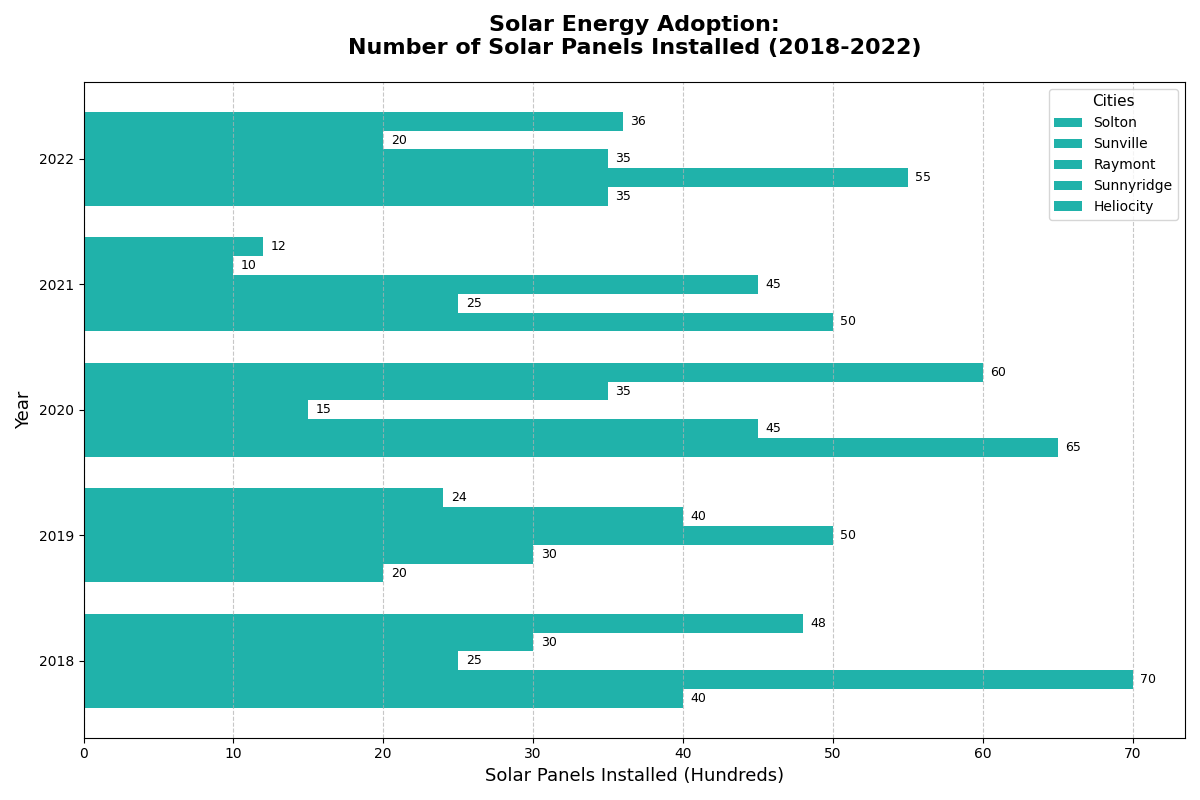

This chart was generated by the following Python code:
import matplotlib.pyplot as plt
import numpy as np

cities = ['Solton', 'Sunville', 'Raymont', 'Sunnyridge', 'Heliocity']
years = [2018, 2019, 2020, 2021, 2022]
solar_installs = np.array([
    [40, 20, 65, 50, 35],  # Solton - shuffled
    [70, 30, 45, 25, 55],  # Sunville - shuffled
    [25, 50, 15, 45, 35],  # Raymont - shuffled
    [30, 40, 35, 10, 20],  # Sunnyridge - shuffled
    [48, 24, 60, 12, 36]   # Heliocity - shuffled
])

bar_height = 0.15
y = np.arange(len(years))

fig, ax = plt.subplots(figsize=(12, 8))
single_color = '#20B2AA'

for i, city in enumerate(cities):
    ax.barh(y + i * bar_height, solar_installs[i], height=bar_height, label=city, color=single_color)

ax.set_title('Solar Energy Adoption:\nNumber of Solar Panels Installed (2018-2022)', fontsize=16, fontweight='bold', pad=20)
ax.set_ylabel('Year', fontsize=13)
ax.set_xlabel('Solar Panels Installed (Hundreds)', fontsize=13)
ax.set_yticks(y + bar_height * 2)
ax.set_yticklabels(years)
ax.legend(title='Cities', fontsize=10, title_fontsize='11')
ax.grid(axis='x', linestyle='--', alpha=0.7)

for i in range(len(cities)):
    for j in range(len(years)):
        ax.text(solar_installs[i, j] + 0.5, y[j] + i * bar_height, str(solar_installs[i, j]), va='center', ha='left', fontsize=9)

plt.tight_layout()
plt.show()
